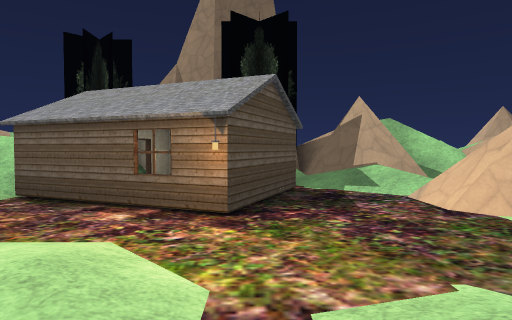
view 1 (above)

21 first-person views from a walk through a level from a Godot 3-D game. The camera is 1.3 m above the floor, tilts 2° down and sees 75° across. The floor is counted in squares, 2 m on a side. Each view is taken from the middle of a square. On the plan, view 1 faces up. The plan holds only what a view shows up to about 10 squares ahead; the rest is blank. The place goes on beyond the plan. Door leaves are left out where a doorway can be walked through. Some surface patterns are stand-ins.

view 2
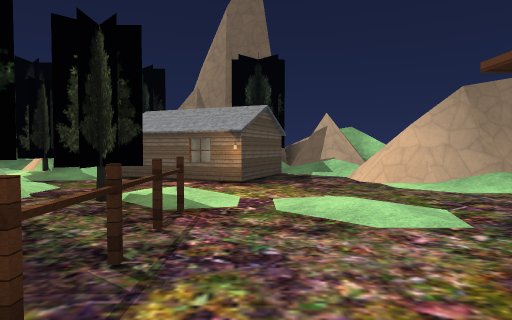

view 3
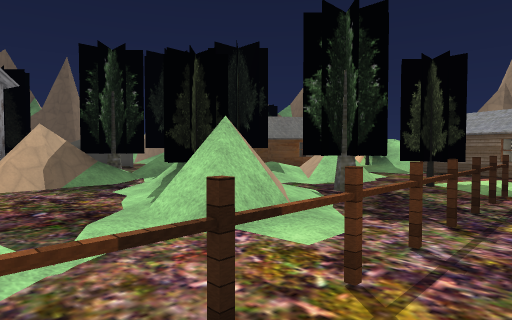

view 4
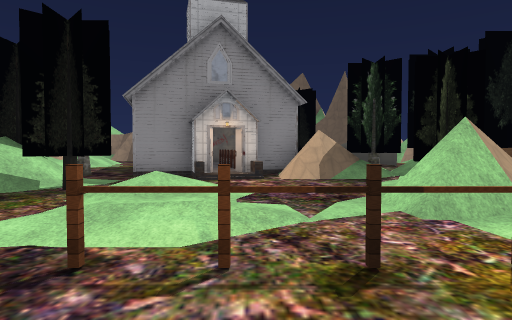

view 5
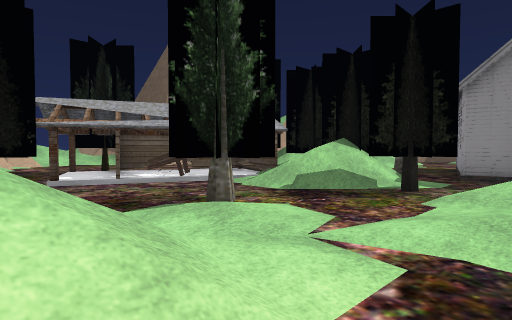

view 6
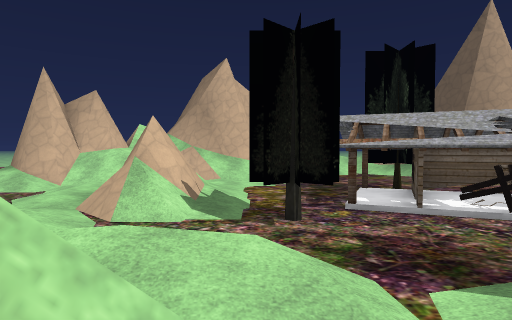

view 7
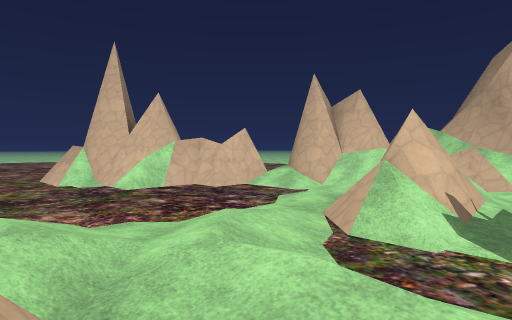

view 8
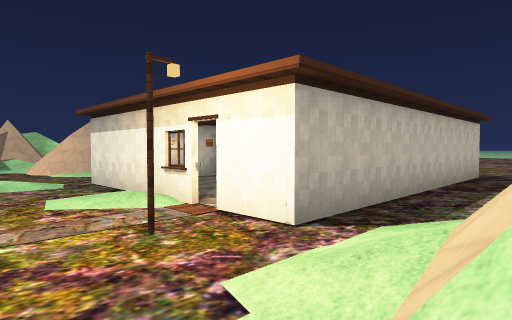

view 9
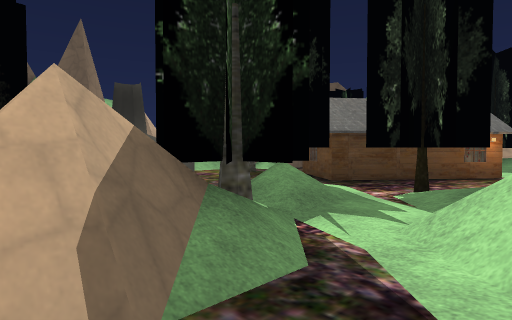

view 10
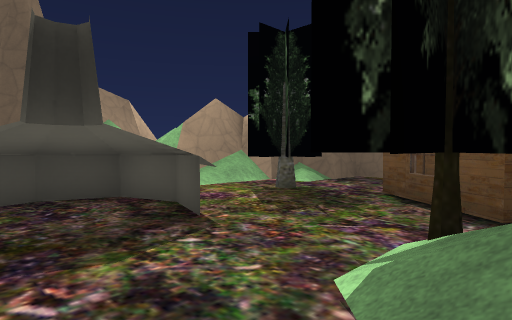

view 11
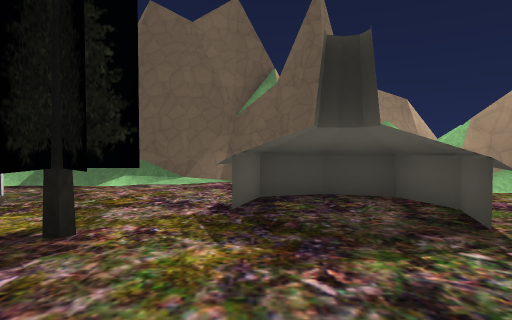

view 12
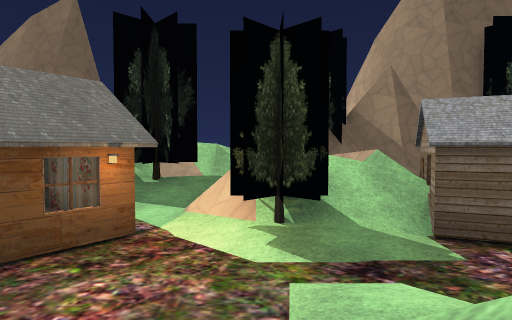

view 13
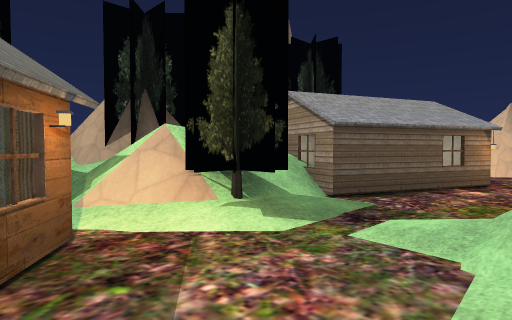

view 14
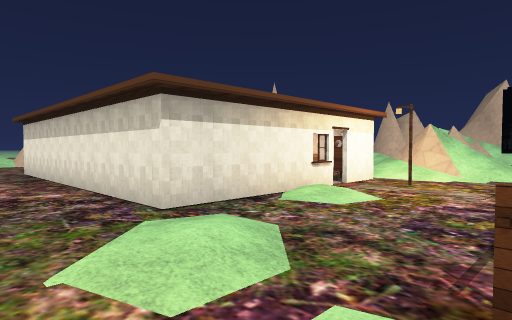

view 15
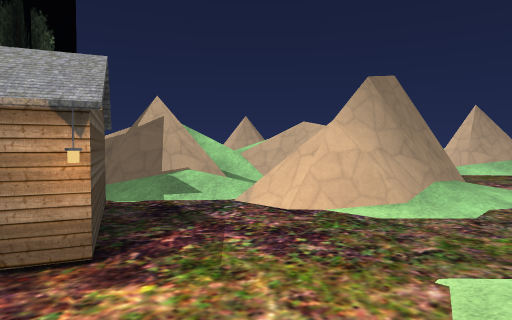

view 16
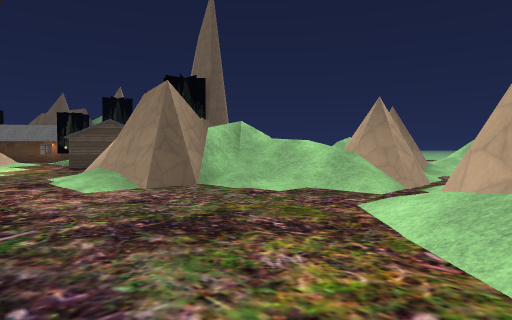

view 17
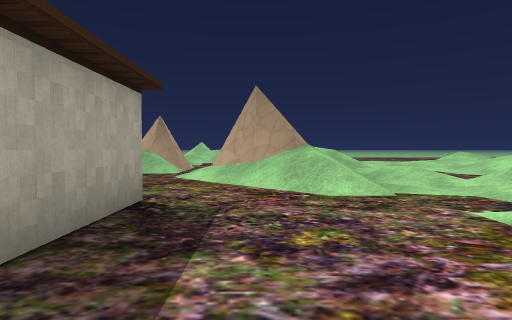

view 18
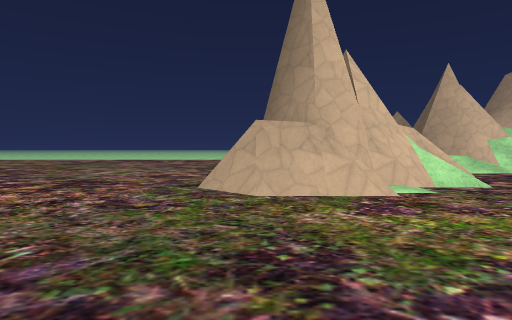

view 19
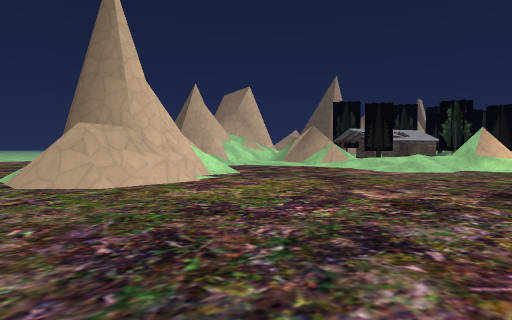

view 20
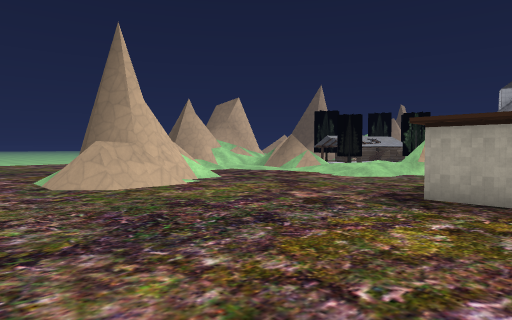

view 21
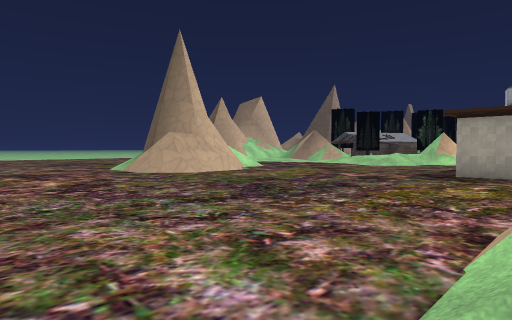

### Floor plan
Key: @ floor where view 1 was taken; # wall or solid block; x gap in a wall; . main floor; : floor 0.25 m higher than the main floor; + floor 0.5 m higher than the main floor; / step, stairs or slope; D door; = window, fence, low wall or low ledge; T tree; H house; L lamp; P plank; S streetlight; O other object.
Columns run from 18 left of view 1 to 18 right of it. Each row starts with its distance up from view 1.
 10                          #/
  9            =/####        #/.
  8            T /T##  ##=     .
  7            T////  T/#///  #.
  6       ##  #.// DDD./#///=/#/      /+/
  5      ######H.T/#D##././#///.      .+/
  4    /##  D ##.T..##H./###/.../# // ./
  3 #/ ##.TTD##.......L..###..../# //
  2 ## #=.T..##..//......./:.....////.
  1  #   .....#TT+=/T:.:..........//.:
  0      .HH.TT.:/.TT#@..###  # .....
 -1    # H.H.././  :.#... ..   #..../
 -2   ##..H ...T.TT/.#..:#.     ....
 -3   ##...T.. /..==/=...#      .....#/..
 -4    #...TT ##/....#.SDx      .........
 -5    #..#   #D/...:=...O# ## #.........
 -6     ..   ##DD./.:.../:...............
 -7          ###../...//=/...............
 -8          ###.TT..::/=///............
 -9           .T.T/.T:./////............
-10             TT/....////.............
-11             THH..../..+....../##....
-12             /H HP.TT//:....//###.....
-13             OO  H:../#/:...//###.....
-14             O  HO.../#.:../###  .....
-15              ..TT.../  :.//#    .....
-16              .......:  /####     ....
-17                ... //= /###
-18                     ##/
-19                      ##

Where each view was taken, in squares from view 1:
view 1: 0 up, 0 right, facing up
view 2: 3 down, 0 right, facing up
view 3: 5 down, 0 right, facing up-left
view 4: 5 down, 1 right, facing left
view 5: 6 down, 1 right, facing down-left
view 6: 7 down, 1 right, facing down
view 7: 8 down, 1 right, facing down-right
view 8: 7 down, 0 right, facing up-right
view 9: 4 down, 5 left, facing up-left
view 10: 2 down, 8 left, facing up-left
view 11: 2 down, 8 left, facing left
view 12: 1 up, 5 left, facing up
view 13: 2 up, 7 left, facing up-right
view 14: 2 up, 1 left, facing down-right
view 15: 1 up, 1 left, facing up-right
view 16: 0 up, 11 right, facing up-left
view 17: 4 down, 11 right, facing up
view 18: 6 down, 13 right, facing down
view 19: 5 down, 15 right, facing down-left
view 20: 3 down, 16 right, facing down-left
view 21: 3 down, 18 right, facing down-left
